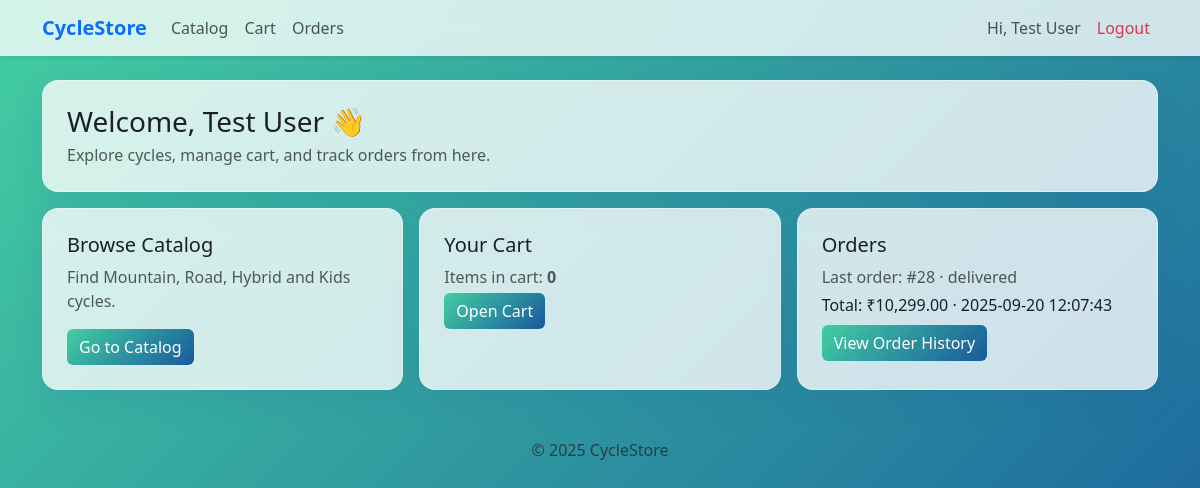
The page /user/dashboard.php (signed in) on the database its author committed.
### tables this page shows
CREATE TABLE `orders` (
  `id` int(11) NOT NULL,
  `order_date` datetime NOT NULL DEFAULT current_timestamp(),
  `user_id` int(11) NOT NULL,
  `address_id` int(11) NOT NULL,
  `status` enum('pending','confirmed','shipped','delivered','cancelled') NOT NULL DEFAULT 'pending',
  `subtotal` decimal(12,2) NOT NULL DEFAULT 0.00,
  `shipping` decimal(12,2) NOT NULL DEFAULT 0.00,
  `total` decimal(12,2) NOT NULL DEFAULT 0.00,
  `payment_status` enum('unpaid','paid','cod','refund') NOT NULL DEFAULT 'unpaid',
  `created_at` datetime DEFAULT current_timestamp()
);

### includes/auth.php (called while the page is built, shortened)
<?php
function user() {
    return $_SESSION['user'] ?? null;
}

### user/dashboard.php (the view, shortened to what this page needs)
<?php
require_once '../config/db.php';
require_once '../includes/auth.php';
$u = user();
$cartCount = 0;
$lastOrder = null;
$ro = mysqli_query($conn, "SELECT id, status, total, created_at FROM orders WHERE user_id=".$u['id']." ORDER BY id DESC LIMIT 1");
if ($ro) {
  $lastOrder = mysqli_fetch_assoc($ro);
}
include '../includes/header_user.php';
include '../includes/nav_user.php';
?>
<div class="container my-4">
  <div class="row g-3">
    <div class="col-12">
      <div class="glass p-4">
        <h3 class="mb-1">Welcome, <?=htmlspecialchars($u['name'])?> 👋</h3>
        <p class="text-muted mb-0">Explore cycles, manage cart, and track orders from here.</p>
      </div>
    </div>
    <div class="col-md-4">
      <div class="glass p-4 h-100">
        <h5 class="mb-2">Browse Catalog</h5>
        <p class="text-muted">Find Mountain, Road, Hybrid and Kids cycles.</p>
        <a class="btn btn-brand" href="catalog.php">Go to Catalog</a>
      </div>
    </div>
    <div class="col-md-4">
      <div class="glass p-4 h-100">
        <h5 class="mb-2">Your Cart</h5>
        <p class="text-muted mb-1">Items in cart: <strong><?=$cartCount?></strong></p>
        <a class="btn btn-brand" href="cart.php">Open Cart</a>
      </div>
    </div>
    <div class="col-md-4">
      <div class="glass p-4 h-100">
        <h5 class="mb-2">Orders</h5>
        <?php if($lastOrder): ?>
          <p class="text-muted mb-1">Last order: #<?=$lastOrder['id']?> · <?=htmlspecialchars($lastOrder['status'])?></p>
          <p class="mb-2">Total: ₹<?=number_format((float)$lastOrder['total'],2)?> · <?=htmlspecialchars($lastOrder['created_at'])?></p>
        <?php else: ?>
          <p class="text-muted">No orders yet. Start shopping!</p>
        <?php endif; ?>
        <a class="btn btn-brand" href="order_history.php">View Order History</a>
      </div>
    </div>
  </div>
</div>
<?php include '../includes/footer.php'; ?>

### includes/header_user.php (style rules this page uses)
body { background:linear-gradient(135deg,#43cea2,#185a9d);min-height:100vh;color:#1b1f2a; }
.glass { background:rgba(255,255,255,.78);border:1px solid rgba(255,255,255,.35);border-radius:16px;box-shadow:0 12px 30px rgba(24,90,157,.12); }
.btn-brand { background:linear-gradient(135deg,#43cea2,#185a9d);color:#fff;border:0; }

### rows shown on the page
orders: id "28", status "delivered", total "10,299.00", created_at "2025-09-20 12:07:43"

### other values the page prints
$u['name'] "Test User"
$cartCount "0"
